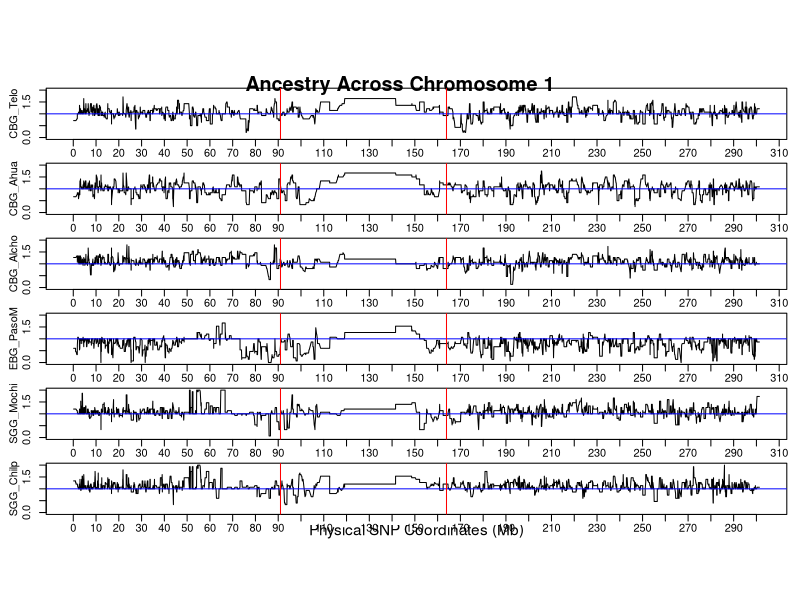
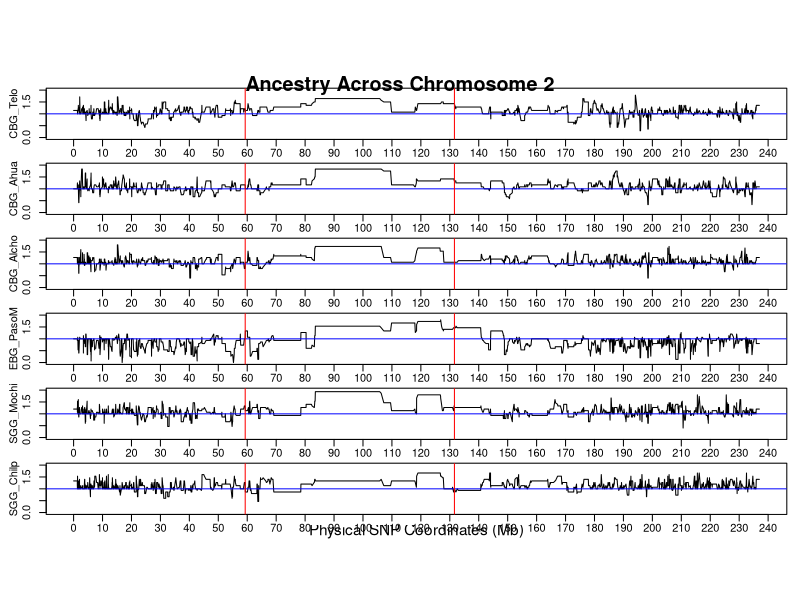
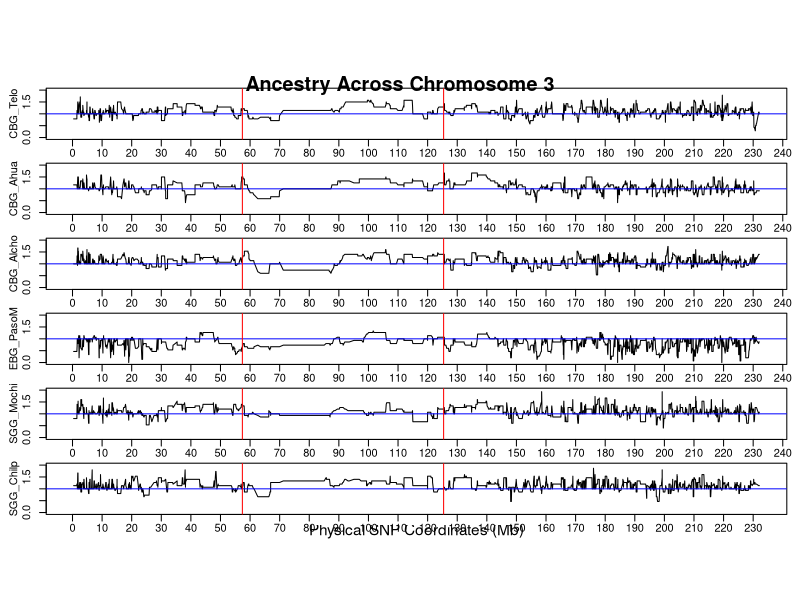
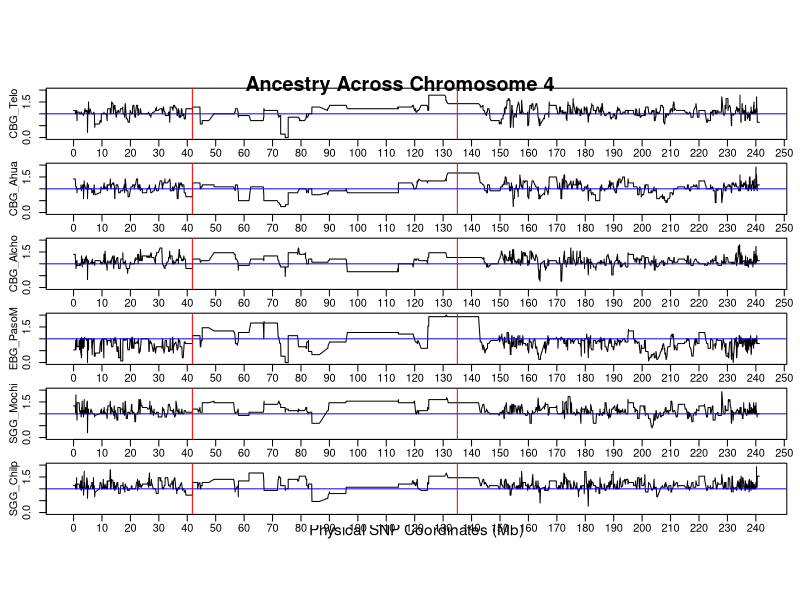
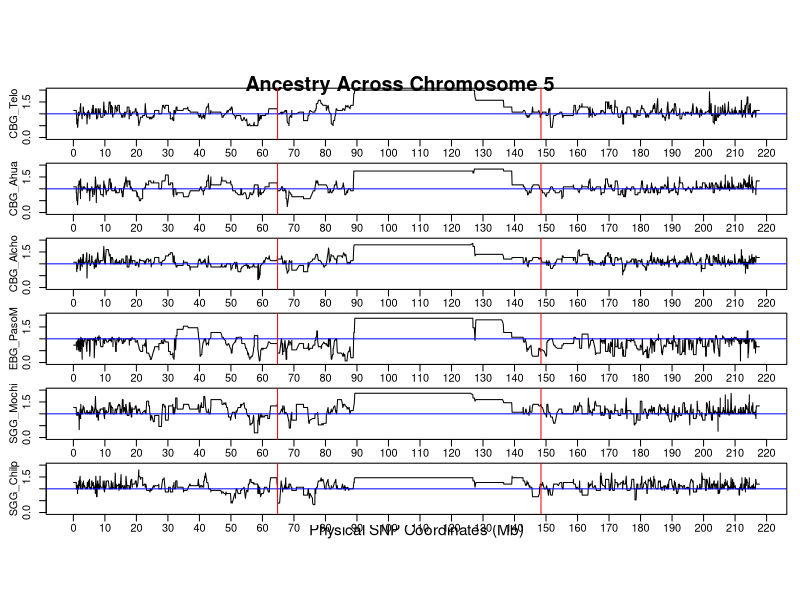
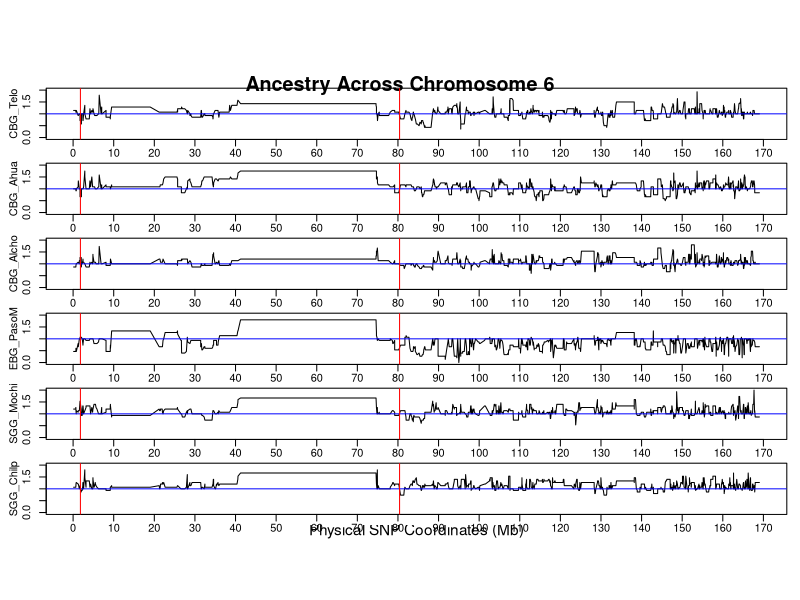
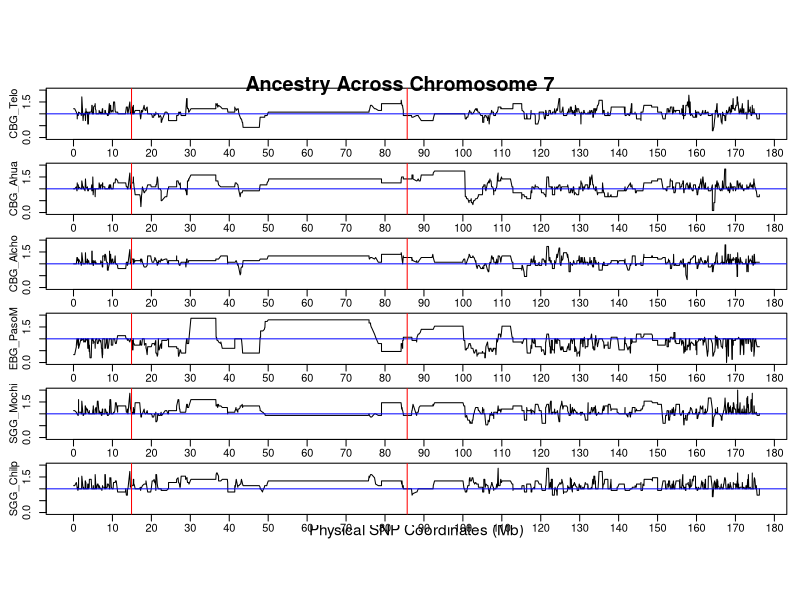
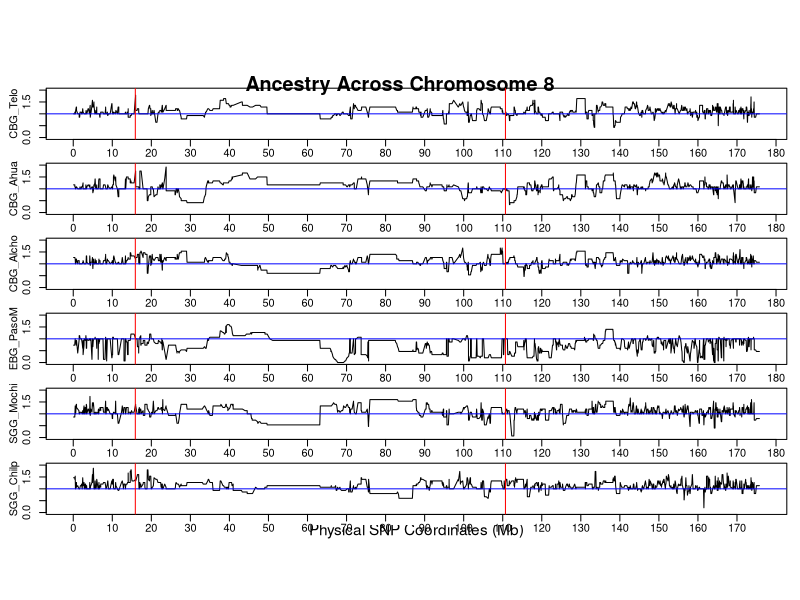

Recreate these plots in R, in order.
#This script is designed to plot HAPMIX ancestry tracts using prepared 
#  input files.  
#Created by David E. Hufnagel on Jun 3, 2019

#import data files
#set directory here
cbTeloData = read.table("cbTeloHapmixProbs.txt")
cbR96Data = read.table("cbR96HapmixProbs.txt")
cbAlchoData = read.table("cbAlchoHapmixProbs.txt")
ebPasoData = read.table("ebPasoHapmixProbs.txt")
sgMochiData = read.table("sgMochiHapmixProbs.txt")
sgChilpData = read.table("sgChilpHapmixProbs.txt")


#Get centromere coords
#set working directory here
centCoordData = read.table("chosenCentCoords2.txt", skip=2)
mod = 30
c1Start = centCoordData[1, 2] - mod
c1Stop = centCoordData[1, 3] + mod
c2Start = centCoordData[2, 2] - mod
c2Stop = centCoordData[2, 3] + mod
c3Start = centCoordData[3, 2] - mod
c3Stop = centCoordData[3, 3] + mod
c4Start = centCoordData[4, 2] - mod
c4Stop = centCoordData[4, 3] + mod
c5Start = centCoordData[5, 2] - mod
c5Stop = centCoordData[5, 3] + mod
c6Start = centCoordData[6, 2] - mod
c6Stop = centCoordData[6, 3] + mod
c7Start = centCoordData[7, 2] - mod
c7Stop = centCoordData[7, 3] + mod
c8Start = centCoordData[8, 2] - mod
c8Stop = centCoordData[8, 3] + mod
c9Start = centCoordData[9, 2] - mod
c9Stop = centCoordData[9, 3] + mod
c10Start = centCoordData[10, 2] - mod
c10Stop = centCoordData[10, 3] + mod

#subset Data by chromosome
cbTelo1 = subset(cbTeloData, cbTeloData$V1 == 1)
cbTelo2 = subset(cbTeloData, cbTeloData$V1 == 2)
cbTelo3 = subset(cbTeloData, cbTeloData$V1 == 3)
cbTelo4 = subset(cbTeloData, cbTeloData$V1 == 4)
cbTelo5 = subset(cbTeloData, cbTeloData$V1 == 5)
cbTelo6 = subset(cbTeloData, cbTeloData$V1 == 6)
cbTelo7 = subset(cbTeloData, cbTeloData$V1 == 7)
cbTelo8 = subset(cbTeloData, cbTeloData$V1 == 8)
cbTelo9 = subset(cbTeloData, cbTeloData$V1 == 9)
cbTelo10 = subset(cbTeloData, cbTeloData$V1 == 10)

cbR961 = subset(cbR96Data, cbR96Data$V1 == 1)
cbR962 = subset(cbR96Data, cbR96Data$V1 == 2)
cbR963 = subset(cbR96Data, cbR96Data$V1 == 3)
cbR964 = subset(cbR96Data, cbR96Data$V1 == 4)
cbR965 = subset(cbR96Data, cbR96Data$V1 == 5)
cbR966 = subset(cbR96Data, cbR96Data$V1 == 6)
cbR967 = subset(cbR96Data, cbR96Data$V1 == 7)
cbR968 = subset(cbR96Data, cbR96Data$V1 == 8)
cbR969 = subset(cbR96Data, cbR96Data$V1 == 9)
cbR9610 = subset(cbR96Data, cbR96Data$V1 == 10)

cbAlcho1 = subset(cbAlchoData, cbAlchoData$V1 == 1)
cbAlcho2 = subset(cbAlchoData, cbAlchoData$V1 == 2)
cbAlcho3 = subset(cbAlchoData, cbAlchoData$V1 == 3)
cbAlcho4 = subset(cbAlchoData, cbAlchoData$V1 == 4)
cbAlcho5 = subset(cbAlchoData, cbAlchoData$V1 == 5)
cbAlcho6 = subset(cbAlchoData, cbAlchoData$V1 == 6)
cbAlcho7 = subset(cbAlchoData, cbAlchoData$V1 == 7)
cbAlcho8 = subset(cbAlchoData, cbAlchoData$V1 == 8)
cbAlcho9 = subset(cbAlchoData, cbAlchoData$V1 == 9)
cbAlcho10 = subset(cbAlchoData, cbAlchoData$V1 == 10)

ebPaso1 = subset(ebPasoData, ebPasoData$V1 == 1)
ebPaso2 = subset(ebPasoData, ebPasoData$V1 == 2)
ebPaso3 = subset(ebPasoData, ebPasoData$V1 == 3)
ebPaso4 = subset(ebPasoData, ebPasoData$V1 == 4)
ebPaso5 = subset(ebPasoData, ebPasoData$V1 == 5)
ebPaso6 = subset(ebPasoData, ebPasoData$V1 == 6)
ebPaso7 = subset(ebPasoData, ebPasoData$V1 == 7)
ebPaso8 = subset(ebPasoData, ebPasoData$V1 == 8)
ebPaso9 = subset(ebPasoData, ebPasoData$V1 == 9)
ebPaso10 = subset(ebPasoData, ebPasoData$V1 == 10)

sgMochi1 = subset(sgMochiData, sgMochiData$V1 == 1)
sgMochi2 = subset(sgMochiData, sgMochiData$V1 == 2)
sgMochi3 = subset(sgMochiData, sgMochiData$V1 == 3)
sgMochi4 = subset(sgMochiData, sgMochiData$V1 == 4)
sgMochi5 = subset(sgMochiData, sgMochiData$V1 == 5)
sgMochi6 = subset(sgMochiData, sgMochiData$V1 == 6)
sgMochi7 = subset(sgMochiData, sgMochiData$V1 == 7)
sgMochi8 = subset(sgMochiData, sgMochiData$V1 == 8)
sgMochi9 = subset(sgMochiData, sgMochiData$V1 == 9)
sgMochi10 = subset(sgMochiData, sgMochiData$V1 == 10)

sgChilp1 = subset(sgChilpData, sgChilpData$V1 == 1)
sgChilp2 = subset(sgChilpData, sgChilpData$V1 == 2)
sgChilp3 = subset(sgChilpData, sgChilpData$V1 == 3)
sgChilp4 = subset(sgChilpData, sgChilpData$V1 == 4)
sgChilp5 = subset(sgChilpData, sgChilpData$V1 == 5)
sgChilp6 = subset(sgChilpData, sgChilpData$V1 == 6)
sgChilp7 = subset(sgChilpData, sgChilpData$V1 == 7)
sgChilp8 = subset(sgChilpData, sgChilpData$V1 == 8)
sgChilp9 = subset(sgChilpData, sgChilpData$V1 == 9)
sgChilp10 = subset(sgChilpData, sgChilpData$V1 == 10)


#Divide coordinates by 1,000,000 to present them in terms of Mb
cbTelo1Mb = cbTelo1$V2/1000000;cbTelo2Mb = cbTelo2$V2/1000000
cbTelo3Mb = cbTelo3$V2/1000000;cbTelo4Mb = cbTelo4$V2/1000000
cbTelo5Mb = cbTelo5$V2/1000000;cbTelo6Mb = cbTelo6$V2/1000000
cbTelo7Mb = cbTelo7$V2/1000000;cbTelo8Mb = cbTelo8$V2/1000000
cbTelo9Mb = cbTelo9$V2/1000000;cbTelo10Mb = cbTelo10$V2/1000000

cbR961Mb = cbR961$V2/1000000;cbR962Mb = cbR962$V2/1000000
cbR963Mb = cbR963$V2/1000000;cbR964Mb = cbR964$V2/1000000
cbR965Mb = cbR965$V2/1000000;cbR966Mb = cbR966$V2/1000000
cbR967Mb = cbR967$V2/1000000;cbR968Mb = cbR968$V2/1000000
cbR969Mb = cbR969$V2/1000000;cbR9610Mb = cbR9610$V2/1000000

cbAlcho1Mb = cbAlcho1$V2/1000000;cbAlcho2Mb = cbAlcho2$V2/1000000
cbAlcho3Mb = cbAlcho3$V2/1000000;cbAlcho4Mb = cbAlcho4$V2/1000000
cbAlcho5Mb = cbAlcho5$V2/1000000;cbAlcho6Mb = cbAlcho6$V2/1000000
cbAlcho7Mb = cbAlcho7$V2/1000000;cbAlcho8Mb = cbAlcho8$V2/1000000
cbAlcho9Mb = cbAlcho9$V2/1000000;cbAlcho10Mb = cbAlcho10$V2/1000000

ebPaso1Mb = ebPaso1$V2/1000000;ebPaso2Mb = ebPaso2$V2/1000000
ebPaso3Mb = ebPaso3$V2/1000000;ebPaso4Mb = ebPaso4$V2/1000000
ebPaso5Mb = ebPaso5$V2/1000000;ebPaso6Mb = ebPaso6$V2/1000000
ebPaso7Mb = ebPaso7$V2/1000000;ebPaso8Mb = ebPaso8$V2/1000000
ebPaso9Mb = ebPaso9$V2/1000000;ebPaso10Mb = ebPaso10$V2/1000000

sgMochi1Mb = sgMochi1$V2/1000000;sgMochi2Mb = sgMochi2$V2/1000000
sgMochi3Mb = sgMochi3$V2/1000000;sgMochi4Mb = sgMochi4$V2/1000000
sgMochi5Mb = sgMochi5$V2/1000000;sgMochi6Mb = sgMochi6$V2/1000000
sgMochi7Mb = sgMochi7$V2/1000000;sgMochi8Mb = sgMochi8$V2/1000000
sgMochi9Mb = sgMochi9$V2/1000000;sgMochi10Mb = sgMochi10$V2/1000000

sgChilp1Mb = sgChilp1$V2/1000000;sgChilp2Mb = sgChilp2$V2/1000000
sgChilp3Mb = sgChilp3$V2/1000000;sgChilp4Mb = sgChilp4$V2/1000000
sgChilp5Mb = sgChilp5$V2/1000000;sgChilp6Mb = sgChilp6$V2/1000000
sgChilp7Mb = sgChilp7$V2/1000000;sgChilp8Mb = sgChilp8$V2/1000000
sgChilp9Mb = sgChilp9$V2/1000000;sgChilp10Mb = sgChilp10$V2/1000000


#Plot data 
options(scipen=999) #disables scientific notation

#plot data for chromosome 1
dev.new(width=13, height=8)
pdf("HAPMIXplots_Ch1.pdf")
par(mfrow=c(8,1), mar=c(.8,3.5,1,1), mgp=c(2,1,0))

#start with an empty plot for margins
plot(0, xaxt = 'n', yaxt = 'n', bty = 'n', pch = '', ylab = '', xlab = '')
plot(cbTelo1$V3~cbTelo1Mb, ylim=c(0,2), type="l", ylab="CBG_Telo", xlab="", xaxt="n")
title("Ancestry Across Chromosome 1", cex.main=1.8, line=-6.9, outer=TRUE)
axis(side=1, at=seq(0, round(max(cbTelo1Mb)*1.02, digits = -1), 10), padj=-0.8)
abline(1, 0, col="blue")
abline(v=c1Start, col="red") #centromere range start
abline(v=c1Stop, col="red") #centromere range stop

plot(cbR961$V3~cbR961Mb, ylab="CBG_Ahua", ylim=c(0,2), type="l", xlab="", xaxt="n")
axis(side=1, at=seq(0, round(max(cbR961Mb)*1.02, digits = -1), 10), padj=-0.8)
abline(1, 0, col="blue")
abline(v=c1Start, col="red") #centromere range start
abline(v=c1Stop, col="red") #centromere range stop

plot(cbAlcho1$V3~cbAlcho1Mb, ylab="CBG_Alcho", ylim=c(0,2), type="l", xlab="", xaxt="n")
axis(side=1, at=seq(0, round(max(cbAlcho1Mb)*1.02, digits = -1), 10), padj=-0.8)
abline(1, 0, col="blue")
abline(v=c1Start, col="red") #centromere range start
abline(v=c1Stop, col="red") #centromere range stop

plot(ebPaso1$V3~ebPaso1Mb, ylab="EBG_PasoM", ylim=c(0,2), type="l", xlab="", xaxt="n")
axis(side=1, at=seq(0, round(max(ebPaso1Mb)*1.02, digits = -1), 10), padj=-0.8)
abline(1, 0, col="blue")
abline(v=c1Start, col="red") #centromere range start
abline(v=c1Stop, col="red") #centromere range stop

plot(sgMochi1$V3~sgMochi1Mb, ylab="SGG_Mochi", ylim=c(0,2), type="l", xlab="", xaxt="n")
axis(side=1, at=seq(0, round(max(sgMochi1Mb)*1.02, digits = -1), 10), padj=-0.8)
abline(1, 0, col="blue")
abline(v=c1Start, col="red") #centromere range start
abline(v=c1Stop, col="red") #centromere range stop

plot(sgChilp1$V3~sgChilp1Mb, ylab="SGG_Chilp", ylim=c(0,2), type="l", xlab="", xaxt="n")
axis(side=1, at=seq(0, round(max(sgChilp1Mb)*1.02, digits = -0.5), 10), padj=-0.8)
#end with an empty plot for margins
abline(1, 0, col="blue")
abline(v=c1Start, col="red") #centromere range start
abline(v=c1Stop, col="red") #centromere range stop
plot(0, xaxt = 'n', yaxt = 'n', bty = 'n', pch = '', ylab = '', xlab = '')
title(xlab="Physical SNP Coordinates (Mb)", cex.lab=1.4, line=-4.9)
dev.off()


#plot data for chromosome 2
dev.new(width=13, height=8)
pdf("HAPMIXplots_Ch2.pdf")
par(mfrow=c(8,1), mar=c(.8,3.5,1,1), mgp=c(2,1,0))

#start with an empty plot for margins
plot(0, xaxt = 'n', yaxt = 'n', bty = 'n', pch = '', ylab = '', xlab = '')
plot(cbTelo2$V3~cbTelo2Mb, ylim=c(0,2), type="l", ylab="CBG_Telo", xlab="", xaxt="n")
title("Ancestry Across Chromosome 2", cex.main=1.8, line=-6.9, outer=TRUE)
axis(side=1, at=seq(0, round(max(cbTelo2Mb)*1.02, digits = -1), 10), padj=-0.8)
abline(1, 0, col="blue")
abline(v=c2Start, col="red") #centromere range start
abline(v=c2Stop, col="red") #centromere range stop

plot(cbR962$V3~cbR962Mb, ylab="CBG_Ahua", ylim=c(0,2), type="l", xlab="", xaxt="n")
axis(side=1, at=seq(0, round(max(cbR962Mb)*1.02, digits = -1), 10), padj=-0.8)
abline(1, 0, col="blue")
abline(v=c2Start, col="red") #centromere range start
abline(v=c2Stop, col="red") #centromere range stop

plot(cbAlcho2$V3~cbAlcho2Mb, ylab="CBG_Alcho", ylim=c(0,2), type="l", xlab="", xaxt="n")
axis(side=1, at=seq(0, round(max(cbAlcho2Mb)*1.02, digits = -1), 10), padj=-0.8)
abline(1, 0, col="blue")
abline(v=c2Start, col="red") #centromere range start
abline(v=c2Stop, col="red") #centromere range stop

plot(ebPaso2$V3~ebPaso2Mb, ylab="EBG_PasoM", ylim=c(0,2), type="l", xlab="", xaxt="n")
axis(side=1, at=seq(0, round(max(ebPaso2Mb)*1.02, digits = -1), 10), padj=-0.8)
abline(1, 0, col="blue")
abline(v=c2Start, col="red") #centromere range start
abline(v=c2Stop, col="red") #centromere range stop

plot(sgMochi2$V3~sgMochi2Mb, ylab="SGG_Mochi", ylim=c(0,2), type="l", xlab="", xaxt="n")
axis(side=1, at=seq(0, round(max(sgMochi2Mb)*1.02, digits = -1), 10), padj=-0.8)
abline(1, 0, col="blue")
abline(v=c2Start, col="red") #centromere range start
abline(v=c2Stop, col="red") #centromere range stop

plot(sgChilp2$V3~sgChilp2Mb, ylab="SGG_Chilp", ylim=c(0,2), type="l", xlab="", xaxt="n")
axis(side=1, at=seq(0, round(max(sgChilp2Mb)*1.02, digits = -0.5), 10), padj=-0.8)
abline(1, 0, col="blue")
abline(v=c2Start, col="red") #centromere range start
abline(v=c2Stop, col="red") #centromere range stop
#end with an empty plot for margins
plot(0, xaxt = 'n', yaxt = 'n', bty = 'n', pch = '', ylab = '', xlab = '')
title(xlab="Physical SNP Coordinates (Mb)", cex.lab=1.4, line=-4.9)
dev.off()


#plot data for chromosome 3
dev.new(width=13, height=8)
pdf("HAPMIXplots_Ch3.pdf")
par(mfrow=c(8,1), mar=c(.8,3.5,1,1), mgp=c(2,1,0))

#start with an empty plot for margins
plot(0, xaxt = 'n', yaxt = 'n', bty = 'n', pch = '', ylab = '', xlab = '')
plot(cbTelo3$V3~cbTelo3Mb, ylim=c(0,2), type="l", ylab="CBG_Telo", xlab="", xaxt="n")
title("Ancestry Across Chromosome 3", cex.main=1.8, line=-6.9, outer=TRUE)
axis(side=1, at=seq(0, round(max(cbTelo3Mb)*1.02, digits = -1), 10), padj=-0.8)
abline(1, 0, col="blue")
abline(v=c3Start, col="red") #centromere range start
abline(v=c3Stop, col="red") #centromere range stop

plot(cbR963$V3~cbR963Mb, ylab="CBG_Ahua", ylim=c(0,2), type="l", xlab="", xaxt="n")
axis(side=1, at=seq(0, round(max(cbR963Mb)*1.02, digits = -1), 10), padj=-0.8)
abline(1, 0, col="blue")
abline(v=c3Start, col="red") #centromere range start
abline(v=c3Stop, col="red") #centromere range stop

plot(cbAlcho3$V3~cbAlcho3Mb, ylab="CBG_Alcho", ylim=c(0,2), type="l", xlab="", xaxt="n")
axis(side=1, at=seq(0, round(max(cbAlcho3Mb)*1.02, digits = -1), 10), padj=-0.8)
abline(1, 0, col="blue")
abline(v=c3Start, col="red") #centromere range start
abline(v=c3Stop, col="red") #centromere range stop

plot(ebPaso3$V3~ebPaso3Mb, ylab="EBG_PasoM", ylim=c(0,2), type="l", xlab="", xaxt="n")
axis(side=1, at=seq(0, round(max(ebPaso3Mb)*1.02, digits = -1), 10), padj=-0.8)
abline(1, 0, col="blue")
abline(v=c3Start, col="red") #centromere range start
abline(v=c3Stop, col="red") #centromere range stop

plot(sgMochi3$V3~sgMochi3Mb, ylab="SGG_Mochi", ylim=c(0,2), type="l", xlab="", xaxt="n")
axis(side=1, at=seq(0, round(max(sgMochi3Mb)*1.02, digits = -1), 10), padj=-0.8)
abline(1, 0, col="blue")
abline(v=c3Start, col="red") #centromere range start
abline(v=c3Stop, col="red") #centromere range stop

plot(sgChilp3$V3~sgChilp3Mb, ylab="SGG_Chilp", ylim=c(0,2), type="l", xlab="", xaxt="n")
axis(side=1, at=seq(0, round(max(sgChilp3Mb)*1.02, digits = -0.5), 10), padj=-0.8)
abline(1, 0, col="blue")
abline(v=c3Start, col="red") #centromere range start
abline(v=c3Stop, col="red") #centromere range stop
#end with an empty plot for margins
plot(0, xaxt = 'n', yaxt = 'n', bty = 'n', pch = '', ylab = '', xlab = '')
title(xlab="Physical SNP Coordinates (Mb)", cex.lab=1.4, line=-4.9)
dev.off()


#plot data for chromosome 4
dev.new(width=13, height=8)
pdf("HAPMIXplots_Ch4.pdf")
par(mfrow=c(8,1), mar=c(.8,3.5,1,1), mgp=c(2,1,0))

#start with an empty plot for margins
plot(0, xaxt = 'n', yaxt = 'n', bty = 'n', pch = '', ylab = '', xlab = '')
plot(cbTelo4$V3~cbTelo4Mb, ylim=c(0,2), type="l", ylab="CBG_Telo", xlab="", xaxt="n")
title("Ancestry Across Chromosome 4", cex.main=1.8, line=-6.9, outer=TRUE)
axis(side=1, at=seq(0, round(max(cbTelo4Mb)*1.02, digits = -1), 10), padj=-0.8)
abline(1, 0, col="blue")
abline(v=c4Start, col="red") #centromere range start
abline(v=c4Stop, col="red") #centromere range stop

plot(cbR964$V3~cbR964Mb, ylab="CBG_Ahua", ylim=c(0,2), type="l", xlab="", xaxt="n")
axis(side=1, at=seq(0, round(max(cbR964Mb)*1.02, digits = -1), 10), padj=-0.8)
abline(1, 0, col="blue")
abline(v=c4Start, col="red") #centromere range start
abline(v=c4Stop, col="red") #centromere range stop

plot(cbAlcho4$V3~cbAlcho4Mb, ylab="CBG_Alcho", ylim=c(0,2), type="l", xlab="", xaxt="n")
axis(side=1, at=seq(0, round(max(cbAlcho4Mb)*1.02, digits = -1), 10), padj=-0.8)
abline(1, 0, col="blue")
abline(v=c4Start, col="red") #centromere range start
abline(v=c4Stop, col="red") #centromere range stop

plot(ebPaso4$V3~ebPaso4Mb, ylab="EBG_PasoM", ylim=c(0,2), type="l", xlab="", xaxt="n")
axis(side=1, at=seq(0, round(max(ebPaso4Mb)*1.02, digits = -1), 10), padj=-0.8)
abline(1, 0, col="blue")
abline(v=c4Start, col="red") #centromere range start
abline(v=c4Stop, col="red") #centromere range stop

plot(sgMochi4$V3~sgMochi4Mb, ylab="SGG_Mochi", ylim=c(0,2), type="l", xlab="", xaxt="n")
axis(side=1, at=seq(0, round(max(sgMochi4Mb)*1.02, digits = -1), 10), padj=-0.8)
abline(1, 0, col="blue")
abline(v=c4Start, col="red") #centromere range start
abline(v=c4Stop, col="red") #centromere range stop

plot(sgChilp4$V3~sgChilp4Mb, ylab="SGG_Chilp", ylim=c(0,2), type="l", xlab="", xaxt="n")
axis(side=1, at=seq(0, round(max(sgChilp4Mb)*1.02, digits = -0.5), 10), padj=-0.8)
abline(1, 0, col="blue")
abline(v=c4Start, col="red") #centromere range start
abline(v=c4Stop, col="red") #centromere range stop
#end with an empty plot for margins
plot(0, xaxt = 'n', yaxt = 'n', bty = 'n', pch = '', ylab = '', xlab = '')
title(xlab="Physical SNP Coordinates (Mb)", cex.lab=1.4, line=-4.9)
dev.off()


#plot data for chromosome 5
dev.new(width=13, height=8)
pdf("HAPMIXplots_Ch5.pdf")
par(mfrow=c(8,1), mar=c(.8,3.5,1,1), mgp=c(2,1,0))

#start with an empty plot for margins
plot(0, xaxt = 'n', yaxt = 'n', bty = 'n', pch = '', ylab = '', xlab = '')
plot(cbTelo5$V3~cbTelo5Mb, ylim=c(0,2), type="l", ylab="CBG_Telo", xlab="", xaxt="n")
title("Ancestry Across Chromosome 5", cex.main=1.8, line=-6.9, outer=TRUE)
axis(side=1, at=seq(0, round(max(cbTelo5Mb)*1.02, digits = -1), 10), padj=-0.8)
abline(1, 0, col="blue")
abline(v=c5Start, col="red") #centromere range start
abline(v=c5Stop, col="red") #centromere range stop

plot(cbR965$V3~cbR965Mb, ylab="CBG_Ahua", ylim=c(0,2), type="l", xlab="", xaxt="n")
axis(side=1, at=seq(0, round(max(cbR965Mb)*1.02, digits = -1), 10), padj=-0.8)
abline(1, 0, col="blue")
abline(v=c5Start, col="red") #centromere range start
abline(v=c5Stop, col="red") #centromere range stop

plot(cbAlcho5$V3~cbAlcho5Mb, ylab="CBG_Alcho", ylim=c(0,2), type="l", xlab="", xaxt="n")
axis(side=1, at=seq(0, round(max(cbAlcho5Mb)*1.02, digits = -1), 10), padj=-0.8)
abline(1, 0, col="blue")
abline(v=c5Start, col="red") #centromere range start
abline(v=c5Stop, col="red") #centromere range stop

plot(ebPaso5$V3~ebPaso5Mb, ylab="EBG_PasoM", ylim=c(0,2), type="l", xlab="", xaxt="n")
axis(side=1, at=seq(0, round(max(ebPaso5Mb)*1.02, digits = -1), 10), padj=-0.8)
abline(1, 0, col="blue")
abline(v=c5Start, col="red") #centromere range start
abline(v=c5Stop, col="red") #centromere range stop

plot(sgMochi5$V3~sgMochi5Mb, ylab="SGG_Mochi", ylim=c(0,2), type="l", xlab="", xaxt="n")
axis(side=1, at=seq(0, round(max(sgMochi5Mb)*1.02, digits = -1), 10), padj=-0.8)
abline(1, 0, col="blue")
abline(v=c5Start, col="red") #centromere range start
abline(v=c5Stop, col="red") #centromere range stop

plot(sgChilp5$V3~sgChilp5Mb, ylab="SGG_Chilp", ylim=c(0,2), type="l", xlab="", xaxt="n")
axis(side=1, at=seq(0, round(max(sgChilp5Mb)*1.02, digits = -0.5), 10), padj=-0.8)
abline(1, 0, col="blue")
abline(v=c5Start, col="red") #centromere range start
abline(v=c5Stop, col="red") #centromere range stop
#end with an empty plot for margins
plot(0, xaxt = 'n', yaxt = 'n', bty = 'n', pch = '', ylab = '', xlab = '')
title(xlab="Physical SNP Coordinates (Mb)", cex.lab=1.4, line=-4.9)
dev.off()


#plot data for chromosome 6
dev.new(width=13, height=8)
pdf("HAPMIXplots_Ch6.pdf")
par(mfrow=c(8,1), mar=c(.8,3.5,1,1), mgp=c(2,1,0))

#start with an empty plot for margins
plot(0, xaxt = 'n', yaxt = 'n', bty = 'n', pch = '', ylab = '', xlab = '')
plot(cbTelo6$V3~cbTelo6Mb, ylim=c(0,2), type="l", ylab="CBG_Telo", xlab="", xaxt="n")
title("Ancestry Across Chromosome 6", cex.main=1.8, line=-6.9, outer=TRUE)
axis(side=1, at=seq(0, round(max(cbTelo6Mb)*1.02, digits = -1), 10), padj=-0.8)
abline(1, 0, col="blue")
abline(v=c6Start, col="red") #centromere range start
abline(v=c6Stop, col="red") #centromere range stop

plot(cbR966$V3~cbR966Mb, ylab="CBG_Ahua", ylim=c(0,2), type="l", xlab="", xaxt="n")
axis(side=1, at=seq(0, round(max(cbR966Mb)*1.02, digits = -1), 10), padj=-0.8)
abline(1, 0, col="blue")
abline(v=c6Start, col="red") #centromere range start
abline(v=c6Stop, col="red") #centromere range stop

plot(cbAlcho6$V3~cbAlcho6Mb, ylab="CBG_Alcho", ylim=c(0,2), type="l", xlab="", xaxt="n")
axis(side=1, at=seq(0, round(max(cbAlcho6Mb)*1.02, digits = -1), 10), padj=-0.8)
abline(1, 0, col="blue")
abline(v=c6Start, col="red") #centromere range start
abline(v=c6Stop, col="red") #centromere range stop

plot(ebPaso6$V3~ebPaso6Mb, ylab="EBG_PasoM", ylim=c(0,2), type="l", xlab="", xaxt="n")
axis(side=1, at=seq(0, round(max(ebPaso6Mb)*1.02, digits = -1), 10), padj=-0.8)
abline(1, 0, col="blue")
abline(v=c6Start, col="red") #centromere range start
abline(v=c6Stop, col="red") #centromere range stop

plot(sgMochi6$V3~sgMochi6Mb, ylab="SGG_Mochi", ylim=c(0,2), type="l", xlab="", xaxt="n")
axis(side=1, at=seq(0, round(max(sgMochi6Mb)*1.02, digits = -1), 10), padj=-0.8)
abline(1, 0, col="blue")
abline(v=c6Start, col="red") #centromere range start
abline(v=c6Stop, col="red") #centromere range stop

plot(sgChilp6$V3~sgChilp6Mb, ylab="SGG_Chilp", ylim=c(0,2), type="l", xlab="", xaxt="n")
axis(side=1, at=seq(0, round(max(sgChilp6Mb)*1.02, digits = -0.5), 10), padj=-0.8)
abline(1, 0, col="blue")
abline(v=c6Start, col="red") #centromere range start
abline(v=c6Stop, col="red") #centromere range stop
#end with an empty plot for margins
plot(0, xaxt = 'n', yaxt = 'n', bty = 'n', pch = '', ylab = '', xlab = '')
title(xlab="Physical SNP Coordinates (Mb)", cex.lab=1.4, line=-4.9)
dev.off()


#plot data for chromosome 7
dev.new(width=13, height=8)
pdf("HAPMIXplots_Ch7.pdf")
par(mfrow=c(8,1), mar=c(.8,3.5,1,1), mgp=c(2,1,0))

#start with an empty plot for margins
plot(0, xaxt = 'n', yaxt = 'n', bty = 'n', pch = '', ylab = '', xlab = '')
plot(cbTelo7$V3~cbTelo7Mb, ylim=c(0,2), type="l", ylab="CBG_Telo", xlab="", xaxt="n")
title("Ancestry Across Chromosome 7", cex.main=1.8, line=-6.9, outer=TRUE)
axis(side=1, at=seq(0, round(max(cbTelo7Mb)*1.02, digits = -1), 10), padj=-0.8)
abline(1, 0, col="blue")
abline(v=c7Start, col="red") #centromere range start
abline(v=c7Stop, col="red") #centromere range stop

plot(cbR967$V3~cbR967Mb, ylab="CBG_Ahua", ylim=c(0,2), type="l", xlab="", xaxt="n")
axis(side=1, at=seq(0, round(max(cbR967Mb)*1.02, digits = -1), 10), padj=-0.8)
abline(1, 0, col="blue")
abline(v=c7Start, col="red") #centromere range start
abline(v=c7Stop, col="red") #centromere range stop

plot(cbAlcho7$V3~cbAlcho7Mb, ylab="CBG_Alcho", ylim=c(0,2), type="l", xlab="", xaxt="n")
axis(side=1, at=seq(0, round(max(cbAlcho7Mb)*1.02, digits = -1), 10), padj=-0.8)
abline(1, 0, col="blue")
abline(v=c7Start, col="red") #centromere range start
abline(v=c7Stop, col="red") #centromere range stop

plot(ebPaso7$V3~ebPaso7Mb, ylab="EBG_PasoM", ylim=c(0,2), type="l", xlab="", xaxt="n")
axis(side=1, at=seq(0, round(max(ebPaso7Mb)*1.02, digits = -1), 10), padj=-0.8)
abline(1, 0, col="blue")
abline(v=c7Start, col="red") #centromere range start
abline(v=c7Stop, col="red") #centromere range stop

plot(sgMochi7$V3~sgMochi7Mb, ylab="SGG_Mochi", ylim=c(0,2), type="l", xlab="", xaxt="n")
axis(side=1, at=seq(0, round(max(sgMochi7Mb)*1.02, digits = -1), 10), padj=-0.8)
abline(1, 0, col="blue")
abline(v=c7Start, col="red") #centromere range start
abline(v=c7Stop, col="red") #centromere range stop

plot(sgChilp7$V3~sgChilp7Mb, ylab="SGG_Chilp", ylim=c(0,2), type="l", xlab="", xaxt="n")
axis(side=1, at=seq(0, round(max(sgChilp7Mb)*1.02, digits = -0.5), 10), padj=-0.8)
abline(1, 0, col="blue")
abline(v=c7Start, col="red") #centromere range start
abline(v=c7Stop, col="red") #centromere range stop
#end with an empty plot for margins
plot(0, xaxt = 'n', yaxt = 'n', bty = 'n', pch = '', ylab = '', xlab = '')
title(xlab="Physical SNP Coordinates (Mb)", cex.lab=1.4, line=-4.9)
dev.off()


#plot data for chromosome 8
dev.new(width=13, height=8)
pdf("HAPMIXplots_Ch8.pdf")
par(mfrow=c(8,1), mar=c(.8,3.5,1,1), mgp=c(2,1,0))

#start with an empty plot for margins
plot(0, xaxt = 'n', yaxt = 'n', bty = 'n', pch = '', ylab = '', xlab = '')
plot(cbTelo8$V3~cbTelo8Mb, ylim=c(0,2), type="l", ylab="CBG_Telo", xlab="", xaxt="n")
title("Ancestry Across Chromosome 8", cex.main=1.8, line=-6.9, outer=TRUE)
axis(side=1, at=seq(0, round(max(cbTelo8Mb)*1.02, digits = -1), 10), padj=-0.8)
abline(1, 0, col="blue")
abline(v=c8Start, col="red") #centromere range start
abline(v=c8Stop, col="red") #centromere range stop

plot(cbR968$V3~cbR968Mb, ylab="CBG_Ahua", ylim=c(0,2), type="l", xlab="", xaxt="n")
axis(side=1, at=seq(0, round(max(cbR968Mb)*1.02, digits = -1), 10), padj=-0.8)
abline(1, 0, col="blue")
abline(v=c8Start, col="red") #centromere range start
abline(v=c8Stop, col="red") #centromere range stop

plot(cbAlcho8$V3~cbAlcho8Mb, ylab="CBG_Alcho", ylim=c(0,2), type="l", xlab="", xaxt="n")
axis(side=1, at=seq(0, round(max(cbAlcho8Mb)*1.02, digits = -1), 10), padj=-0.8)
abline(1, 0, col="blue")
abline(v=c8Start, col="red") #centromere range start
abline(v=c8Stop, col="red") #centromere range stop

plot(ebPaso8$V3~ebPaso8Mb, ylab="EBG_PasoM", ylim=c(0,2), type="l", xlab="", xaxt="n")
axis(side=1, at=seq(0, round(max(ebPaso8Mb)*1.02, digits = -1), 10), padj=-0.8)
abline(1, 0, col="blue")
abline(v=c8Start, col="red") #centromere range start
abline(v=c8Stop, col="red") #centromere range stop

plot(sgMochi8$V3~sgMochi8Mb, ylab="SGG_Mochi", ylim=c(0,2), type="l", xlab="", xaxt="n")
axis(side=1, at=seq(0, round(max(sgMochi8Mb)*1.02, digits = -1), 10), padj=-0.8)
abline(1, 0, col="blue")
abline(v=c8Start, col="red") #centromere range start
abline(v=c8Stop, col="red") #centromere range stop

plot(sgChilp8$V3~sgChilp8Mb, ylab="SGG_Chilp", ylim=c(0,2), type="l", xlab="", xaxt="n")
axis(side=1, at=seq(0, round(max(sgChilp8Mb)*1.02, digits = -0.5), 10), padj=-0.8)
abline(1, 0, col="blue")
abline(v=c8Start, col="red") #centromere range start
abline(v=c8Stop, col="red") #centromere range stop
#end with an empty plot for margins
plot(0, xaxt = 'n', yaxt = 'n', bty = 'n', pch = '', ylab = '', xlab = '')
title(xlab="Physical SNP Coordinates (Mb)", cex.lab=1.4, line=-4.9)
dev.off()


#plot data for chromosome 9
dev.new(width=13, height=8)
pdf("HAPMIXplots_Ch9.pdf")
par(mfrow=c(8,1), mar=c(.8,3.5,1,1), mgp=c(2,1,0))

#start with an empty plot for margins
plot(0, xaxt = 'n', yaxt = 'n', bty = 'n', pch = '', ylab = '', xlab = '')
plot(cbTelo9$V3~cbTelo9Mb, ylim=c(0,2), type="l", ylab="CBG_Telo", xlab="", xaxt="n")
title("Ancestry Across Chromosome 9", cex.main=1.8, line=-6.9, outer=TRUE)
axis(side=1, at=seq(0, round(max(cbTelo9Mb)*1.02, digits = -1), 10), padj=-0.8)
abline(1, 0, col="blue")
abline(v=c9Start, col="red") #centromere range start
abline(v=c9Stop, col="red") #centromere range stop

plot(cbR969$V3~cbR969Mb, ylab="CBG_Ahua", ylim=c(0,2), type="l", xlab="", xaxt="n")
axis(side=1, at=seq(0, round(max(cbR969Mb)*1.02, digits = -1), 10), padj=-0.8)
abline(1, 0, col="blue")
abline(v=c9Start, col="red") #centromere range start
abline(v=c9Stop, col="red") #centromere range stop

plot(cbAlcho9$V3~cbAlcho9Mb, ylab="CBG_Alcho", ylim=c(0,2), type="l", xlab="", xaxt="n")
axis(side=1, at=seq(0, round(max(cbAlcho9Mb)*1.02, digits = -1), 10), padj=-0.8)
abline(1, 0, col="blue")
abline(v=c9Start, col="red") #centromere range start
abline(v=c9Stop, col="red") #centromere range stop

plot(ebPaso9$V3~ebPaso9Mb, ylab="EBG_PasoM", ylim=c(0,2), type="l", xlab="", xaxt="n")
axis(side=1, at=seq(0, round(max(ebPaso9Mb)*1.02, digits = -1), 10), padj=-0.8)
abline(1, 0, col="blue")
abline(v=c9Start, col="red") #centromere range start
abline(v=c9Stop, col="red") #centromere range stop

plot(sgMochi9$V3~sgMochi9Mb, ylab="SGG_Mochi", ylim=c(0,2), type="l", xlab="", xaxt="n")
axis(side=1, at=seq(0, round(max(sgMochi9Mb)*1.02, digits = -1), 10), padj=-0.8)
abline(1, 0, col="blue")
abline(v=c9Start, col="red") #centromere range start
abline(v=c9Stop, col="red") #centromere range stop

plot(sgChilp9$V3~sgChilp9Mb, ylab="SGG_Chilp", ylim=c(0,2), type="l", xlab="", xaxt="n")
axis(side=1, at=seq(0, round(max(sgChilp9Mb)*1.02, digits = -0.5), 10), padj=-0.8)
abline(1, 0, col="blue")
abline(v=c9Start, col="red") #centromere range start
abline(v=c9Stop, col="red") #centromere range stop
#end with an empty plot for margins
plot(0, xaxt = 'n', yaxt = 'n', bty = 'n', pch = '', ylab = '', xlab = '')
title(xlab="Physical SNP Coordinates (Mb)", cex.lab=1.4, line=-4.9)
dev.off()


#plot data for chromosome 10
dev.new(width=13, height=8)
pdf("HAPMIXplots_Ch10.pdf")
par(mfrow=c(8,1), mar=c(.8,3.5,1,1), mgp=c(2,1,0))

#start with an empty plot for margins
plot(0, xaxt = 'n', yaxt = 'n', bty = 'n', pch = '', ylab = '', xlab = '')
plot(cbTelo10$V3~cbTelo10Mb, ylim=c(0,2), type="l", ylab="CBG_Telo", xlab="", xaxt="n")
title("Ancestry Across Chromosome 10", cex.main=1.8, line=-6.9, outer=TRUE)
axis(side=1, at=seq(0, round(max(cbTelo10Mb)*1.02, digits = -1), 10), padj=-0.8)
abline(1, 0, col="blue")
abline(v=c10Start, col="red") #centromere range start
abline(v=c10Stop, col="red") #centromere range stop

plot(cbR9610$V3~cbR9610Mb, ylab="CBG_Ahua", ylim=c(0,2), type="l", xlab="", xaxt="n")
axis(side=1, at=seq(0, round(max(cbR9610Mb)*1.02, digits = -1), 10), padj=-0.8)
abline(1, 0, col="blue")
abline(v=c10Start, col="red") #centromere range start
abline(v=c10Stop, col="red") #centromere range stop

plot(cbAlcho10$V3~cbAlcho10Mb, ylab="CBG_Alcho", ylim=c(0,2), type="l", xlab="", xaxt="n")
axis(side=1, at=seq(0, round(max(cbAlcho10Mb)*1.02, digits = -1), 10), padj=-0.8)
abline(1, 0, col="blue")
abline(v=c10Start, col="red") #centromere range start
abline(v=c10Stop, col="red") #centromere range stop

plot(ebPaso10$V3~ebPaso10Mb, ylab="EBG_PasoM", ylim=c(0,2), type="l", xlab="", xaxt="n")
axis(side=1, at=seq(0, round(max(ebPaso10Mb)*1.02, digits = -1), 10), padj=-0.8)
abline(1, 0, col="blue")
abline(v=c10Start, col="red") #centromere range start
abline(v=c10Stop, col="red") #centromere range stop

plot(sgMochi10$V3~sgMochi10Mb, ylab="SGG_Mochi", ylim=c(0,2), type="l", xlab="", xaxt="n")
axis(side=1, at=seq(0, round(max(sgMochi10Mb)*1.02, digits = -1), 10), padj=-0.8)
abline(1, 0, col="blue")
abline(v=c10Start, col="red") #centromere range start
abline(v=c10Stop, col="red") #centromere range stop

plot(sgChilp10$V3~sgChilp10Mb, ylab="SGG_Chilp", ylim=c(0,2), type="l", xlab="", xaxt="n")
axis(side=1, at=seq(0, round(max(sgChilp10Mb)*1.02, digits = -0.5), 10), padj=-0.8)
abline(1, 0, col="blue")
abline(v=c10Start, col="red") #centromere range start
abline(v=c10Stop, col="red") #centromere range stop
#end with an empty plot for margins
plot(0, xaxt = 'n', yaxt = 'n', bty = 'n', pch = '', ylab = '', xlab = '')
title(xlab="Physical SNP Coordinates (Mb)", cex.lab=1.4, line=-4.9)
dev.off()

